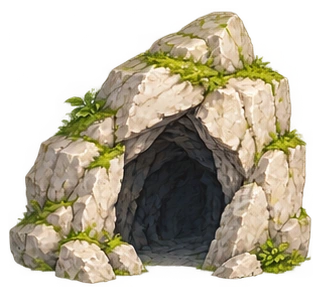
#> input picture ports/godot-pyra/assets/objects/2676f749-aetheria-continent-cave.webp, 321 x 295 px
$ python -i extract_aaa_pack.py   (imports and definitions only)
#> lines starting #> are read from the running program, lines starting #| are printed output that depends on the picture; after the words box and inside, x2 and y2 are one past the last pixel; in counts of white or black regions, pixels touching at a corner belong together
#> in clean_existing_webp, img is the input picture: PIL image 321x295 RGBA; mean R, G, B, A 118.5, 109.2, 75, 154.2
#!/usr/bin/env python3
"""
Extracts & builds the cohesive AAA Architecture Pack (Pyra, Verdantia, Aetheria, Nexus-9)
and AAA Ornate Dark-Fantasy RPG UI Pack (portraits, filigree frames, beveled medallions,
116+ canonical painted icons, and 29-node progression JSON) for ports/godot-isometric-world.
"""

import json
import shutil
from collections import deque
from pathlib import Path
import numpy as np
from PIL import Image, ImageDraw, ImageFilter

REPO = Path(__file__).resolve().parents[2]
ART_DIR = Path("/home/antigravity/.gemini/jetski/brain/v1/default/jetski_remote_agents_3p/48b1af26-2be3-4934-914d-17ea6b155df5")
OUT_OBJ = REPO / "ports/godot-isometric-world/assets/objects"
OUT_UI = REPO / "ports/godot-isometric-world/assets/ui"
OUT_ICONS = OUT_UI / "icons"
OUT_DATA = REPO / "ports/godot-isometric-world/data"

# [4 lines not run here, left out]


# [34 lines left out: function border_floodfill, not called in this run]


def keep_main_components(fg_bin: np.ndarray, min_abs: int = 160, min_frac: float = 0.015) -> np.ndarray:
    """Keeps significant 4-connected foreground components (downsampled 2x for speed then dilated back)."""
#> called with min_abs = 450, min_frac = 0.03
    h, w = fg_bin.shape
#> h = 295; w = 321
    # Downsample 2x via PIL max-pooling for ultra-fast component labeling
    pil_small = Image.fromarray((fg_bin.astype(np.uint8) * 255), mode="L").resize(
        (max(1, w // 2), max(1, h // 2)), Image.Resampling.NEAREST
    )
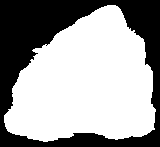
#> pil_small: PIL image 160x147 L; 62.3% white; 1 black region, box (x1, y1, x2, y2) and area: (0, 0, 160, 147) 8870
    sm = np.asarray(pil_small, dtype=np.uint8) > 127
    sh, sw = sm.shape
#> sh = 147; sw = 160
    labels = np.zeros((sh, sw), dtype=np.int32)
    cur_label = 0
    sizes: list[int] = [0]
    for y in range(sh):
        for x in range(sw):
            if sm[y, x] and labels[y, x] == 0:
                cur_label += 1
                q: deque[tuple[int, int]] = deque([(y, x)])
                labels[y, x] = cur_label
                cnt = 0
                while q:
                    cy, cx = q.popleft()
                    cnt += 1
                    if cy > 0 and sm[cy - 1, cx] and labels[cy - 1, cx] == 0:
                        labels[cy - 1, cx] = cur_label
                        q.append((cy - 1, cx))
                    if cy + 1 < sh and sm[cy + 1, cx] and labels[cy + 1, cx] == 0:
                        labels[cy + 1, cx] = cur_label
                        q.append((cy + 1, cx))
                    if cx > 0 and sm[cy, cx - 1] and labels[cy, cx - 1] == 0:
                        labels[cy, cx - 1] = cur_label
                        q.append((cy, cx - 1))
                    if cx + 1 < sw and sm[cy, cx + 1] and labels[cy, cx + 1] == 0:
                        labels[cy, cx + 1] = cur_label
                        q.append((cy, cx + 1))
                sizes.append(cnt)
#> after the loop, cur_label = 1; sizes = [0, 14650]
    if cur_label <= 1:
        return fg_bin
    max_sz = max(sizes[1:])
    thr = max(min_abs // 4, int(max_sz * min_frac))
    keep_lut = np.zeros(cur_label + 1, dtype=bool)
    for lid in range(1, cur_label + 1):
        if sizes[lid] >= thr:
            keep_lut[lid] = True
    kept_sm = keep_lut[labels]
    kept_up = Image.fromarray((kept_sm.astype(np.uint8) * 255), mode="L").resize((w, h), Image.Resampling.NEAREST)
    kept_dil = kept_up.filter(ImageFilter.MaxFilter(5))
    return np.asarray(kept_dil, dtype=np.uint8) > 127


# [79 lines left out: function extract_quadrant_rgba, not called in this run]


def clean_existing_webp(src: Path, dst: Path, prune_specks: bool = True) -> None:
    """Copies an existing realistic ki-v2 building sprite while removing stray floating specks."""
    img = Image.open(src).convert("RGBA")
    arr = np.asarray(img, dtype=np.uint8).copy()
    if prune_specks:
        keep_mask = keep_main_components(arr[..., 3] > 28, min_abs=450, min_frac=0.03)
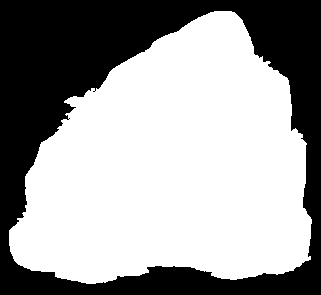
#> keep_mask: shape (295, 321) bool; 61.9% white; 1 black region, box (x1, y1, x2, y2) and area: (0, 0, 321, 295) 36116
        arr[..., 3] = np.where(keep_mask, arr[..., 3], 0)
#> arr: shape (295, 321, 4); 6.87% of pixels changed, all inside (x1, y1, x2, y2) = (8, 8, 313, 287)
    out = Image.fromarray(arr, mode="RGBA")
    bbox = out.getbbox()
#> bbox = (9, 11, 312, 284)
    if bbox:
        out = out.crop(bbox)
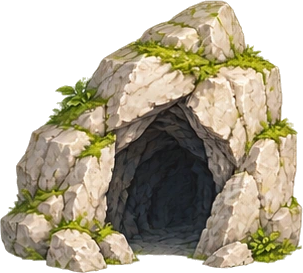
#> out: PIL image 303x273 RGBA; mean R, G, B, A 126.1, 115.8, 84.7, 176.3; transparent parts drawn white
    out.save(dst, "WEBP", quality=92, method=5)


# [309 lines left out: functions extract_all_buildings, make_beveled_ring, make_skill_slot_frame, build_ui_assets, not called in this run]


# [5 lines not run here, left out]

>>> result = clean_existing_webp('../../ports/godot-pyra/assets/objects/2676f749-aetheria-continent-cave.webp', 'out.png')
